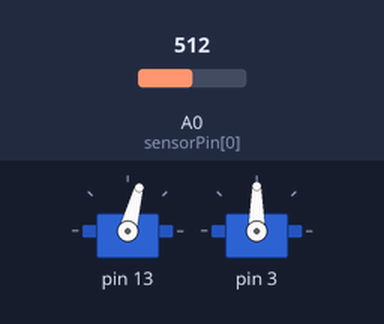
Bench run of a sketch on a simulated Arduino Uno, built with avr-gcc and run on an emulated ATmega328P. Shown: 2 × servo. Inputs (shaded band) come from the test bench; at power-on: A0 (sensorPin[0]) = 512. What the sketch prints to the serial monitor is not drawn.

Above: at 0.1 s.
At 1.7 s:
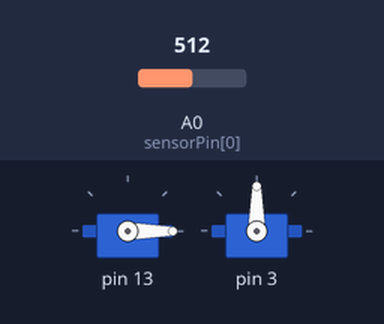
1.8 s: A0 (sensorPin[0]) set to 122
Timing chart, 0 to 4.8 s (numbered marks = the images above; inputs shaded):
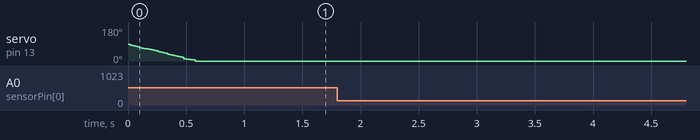

Measured:
- after the input at 1.8 s, every drawn part: stays the same

The sketch:

com_to_arduino.ino
```cpp
//komabasai2019ブランチのarduino/stationのコードを改変して利用しています。
//サーボ1、センサー２
#include<VarSpeedServo.h>

//サーボ関係の定数、変数
const int num_servo = 2;//サーボの数(ポイントの数)

VarSpeedServo servo[num_servo]; //各サーボを入れる配列

const int servoSpeed = 100; //1から255。サーボを回転させる速さ。これを大きくすると、サーボ稼働時にセンサ入力が送られてしまう

const int servo_angle_straight[num_servo] = {0, 90}; //サーボを直進にする際の角度。適宜いじってください
const int servo_angle_curve[num_servo] = {130, 145}; //サーボを曲げる際の角度。適宜いじってください
const byte straight = 0;
const byte curve = 1;
byte servo_status[num_servo] = {straight, straight}; //各サーボの状態を格納。初期値は適宜いじってください。

byte data = 0;//受信データ格納用

void servo_change(byte servo_id, byte servo_state) { //servoの向きを切り替える関数。引数は変えたいサーボのidと向き
  if (servo_state == straight) {
    servo[servo_id].write(servo_angle_straight[servo_id], servoSpeed, true);
    servo_status[servo_id] = straight;
  }
  else {
    servo[servo_id].write(servo_angle_curve[servo_id], servoSpeed, true);
    servo_status[servo_id] = curve;
  }
}

//CdS関係の変数、定数
const int num_sensor = 1; //CdSの個数
const int sensorPin[num_sensor] = {A0}; //CdSセンサーの計測
int sensor_baseline[num_sensor] = {200}; //CdSセンサーの読み取り値がこれを下回ったら通過と判定する。起動時に決定する仕様に変更する必要あり。
unsigned long before_passing_time[num_sensor] = {0}; //前回通過した時の時間
unsigned long time; //現在の時間。millis()を受ける。
unsigned long time_for_passing = 3000; //通過に要する時間。前回の通過判定からこの時間だけは通過判定がなされない。
int value;

//以下のコメントアウトは差分検知バージョンで使っていたものです。
//int cds[num_sensor][6] =  {};//差分制御用（マーカー）　番号が大きいほど最新
//double ave[num_sensor][4] = {};
//const int df = 4;


//CdSセンサーのデータを元に車両が来ているかいないか判定してPCにその情報を送る関数。引数は読み取りたいセンサーのid
void CdS_process(int sensor_id){
  value = analogRead(sensorPin[sensor_id]);  //CdSセンサーで明るさを計測

  //絶対値バージョン
  if (value < sensor_baseline[sensor_id]) { //基準を下回る明るさだったら通過と判定
    time = millis();
    if (before_passing_time[sensor_id] == 0 || time-before_passing_time[sensor_id] > time_for_passing){//一度も車両が通過していないか前回通過時から一定時間経っていれば通過と判定。
      //Serial.print(sensor_id); //シリアルモニタを見てデバッグ等したい時用
      Serial.write((byte)sensor_id); //実際に使う用
      before_passing_time[sensor_id] = time;
    }
  }

  //差分検知バージョン(使わなくて大丈夫そうなのでコメントアウトしています。)
  //Serial.print(" light:");
  //Serial.println(value);  //読み取った明るさを表示
  /*for(int i=0; i<5; i++){
    cds[sensor_id][i] = cds[sensor_id][i+1];
  }

  cds[sensor_id][5] = value;
  ave[sensor_id][0] = (cds[sensor_id][0]+cds[sensor_id][1]+cds[sensor_id][2])/3;//移動平均を計算
  ave[sensor_id][1] = (cds[sensor_id][1]+cds[sensor_id][2]+cds[sensor_id][3])/3;
  ave[sensor_id][2] = (cds[sensor_id][2]+cds[sensor_id][3]+cds[sensor_id][4])/3;
  ave[sensor_id][3] = (cds[sensor_id][3]+cds[sensor_id][4]+cds[sensor_id][5])/3;

  if((ave[sensor_id][2]-ave[sensor_id][3]) > df && (ave[sensor_id][1]-ave[sensor_id][2]) > df && (ave[sensor_id][0]-ave[sensor_id][1]) > df){
    Serial.write((byte)sensor_id);
  }*/

}


void setup(){
  Serial.begin(9600);
  servo[0].attach(13); //()の中適当にいじるべきかもしれない。
  servo[1].attach(3); //()の中適当にいじるべきかもしれない。
  for (int servo_id = 0; servo_id < num_servo; servo_id++) {
    servo[servo_id].write(servo_angle_straight[servo_id], servoSpeed, true);
    servo_status[servo_id] = straight;
  }
  for (int i = 0; i < num_sensor; i++) {
    value = analogRead(sensorPin[i]);
    sensor_baseline[i] = value/3; //理論上はvalue *= 8/35でいけると思いますが若干基準を緩くしてあります。状況に応じて調節。
  }
}

void loop(){
  //サーボなしでテスト
  while(Serial.available() >= 2){//シリアルで受け取った信号をもとにサーボを動かす
    byte servo_id = Serial.read();
    byte servo_state = Serial.read();
    servo_change(servo_id, servo_state);
    /*for (int i = 0; i < num_sensor; i++){
      CdS_process(i); //CdSセンサーからの情報をPCに送る。
    }*/
  }
  for (int i = 0; i < num_sensor; i++){
    CdS_process(i); //CdSセンサーから車両の通過を検知した場合にはPCに送る
  }
}
```
